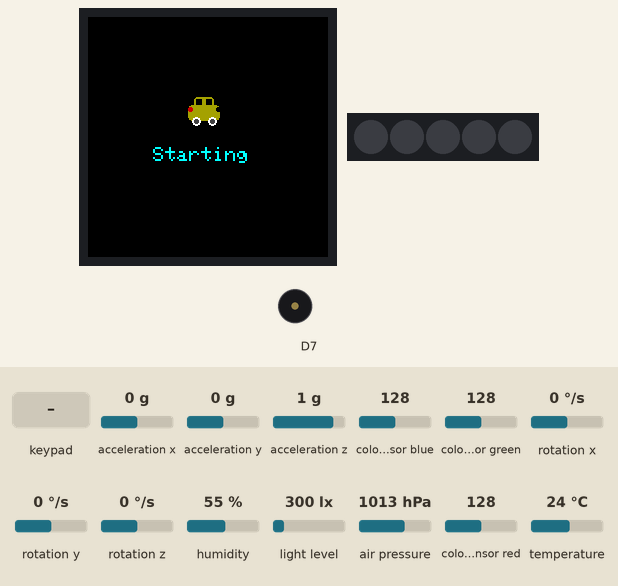
The sketch below on a simulated Arduino MKR. On the bench: 240×240 colour display, 5 RGB LEDs in strip order, left to right, buzzer (waves = sounding). The inputs (shaded band) are chosen by the test bench; at power-on: acceleration x 0 g, acceleration y 0 g, acceleration z 1 g, colour sensor blue 128, colour sensor green 128, rotation x 0 °/s, rotation y 0 °/s, rotation z 0 °/s, humidity 55 %, light level 300 lx, air pressure 1013 hPa, colour sensor red 128, temperature 24 °C. WiFi joins after 1.5 s; servers stay silent unless stated; network time is answered at once with the bench clock; uploads are accepted with an empty reply; the local clock reads 2024-03-15 10:24:30 at power-on unless the sketch sets it; random numbers use the default seed unless the sketch sets one; what the sketch prints to the serial monitor is not drawn.

Above: at 3.2 s.
At 13.6 s:
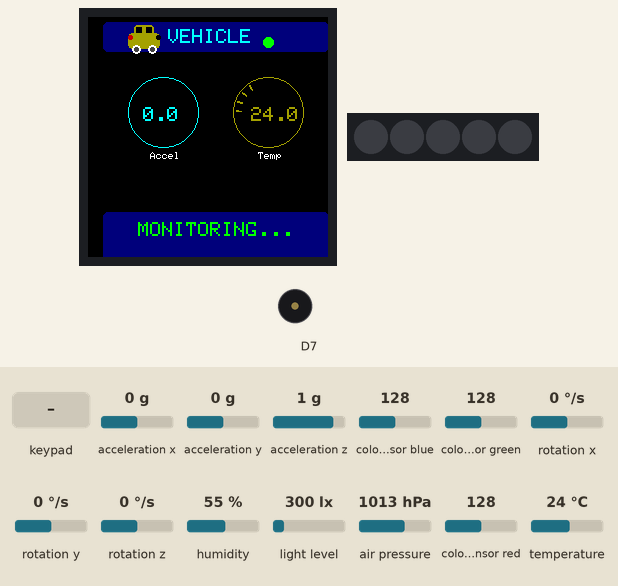
13.7 s: acceleration x set to -0.3 g
15.2 s: acceleration x set to -0.6 g
At 17.09 s:
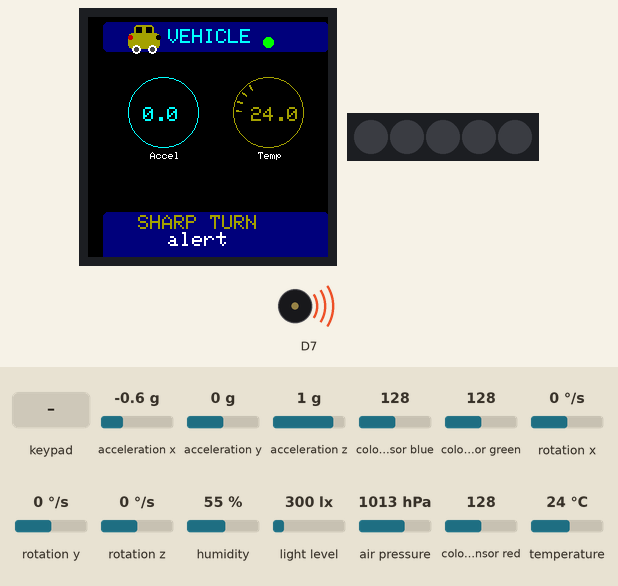
17.3 s: keypad keys 1 2 3 4 pressed 0.4 s apart
At 22.0 s:
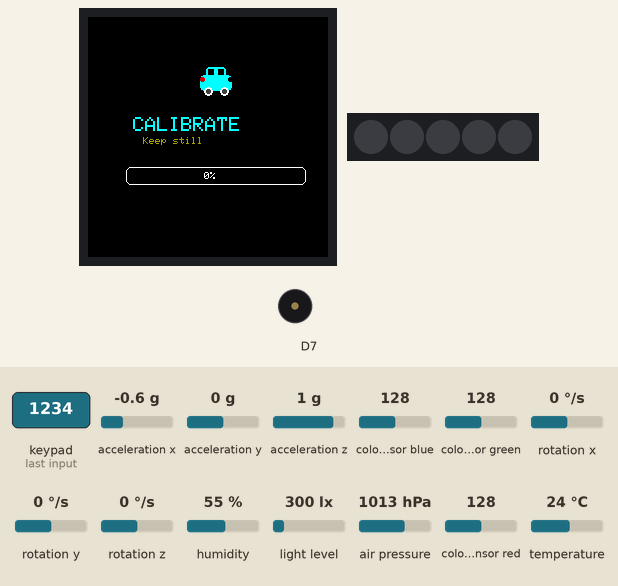
25.3 s: acceleration y set to -1.4 g
28.3 s: acceleration y set to -0.8 g
At 28.58 s:
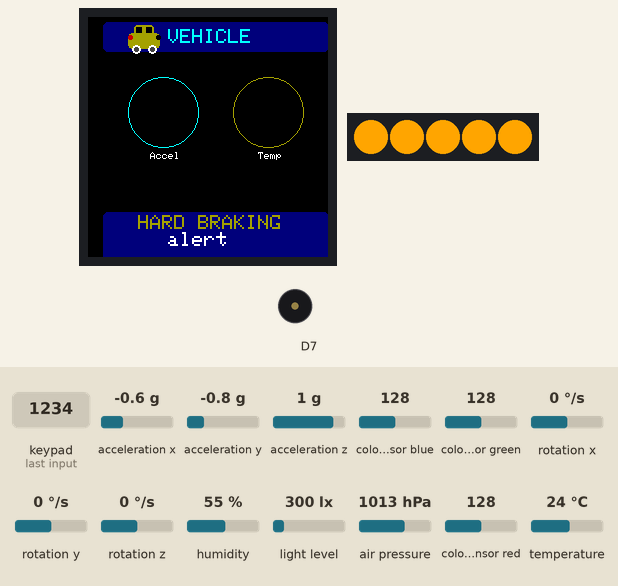
30.3 s: acceleration y set to 0.8 g
At 33.6 s:
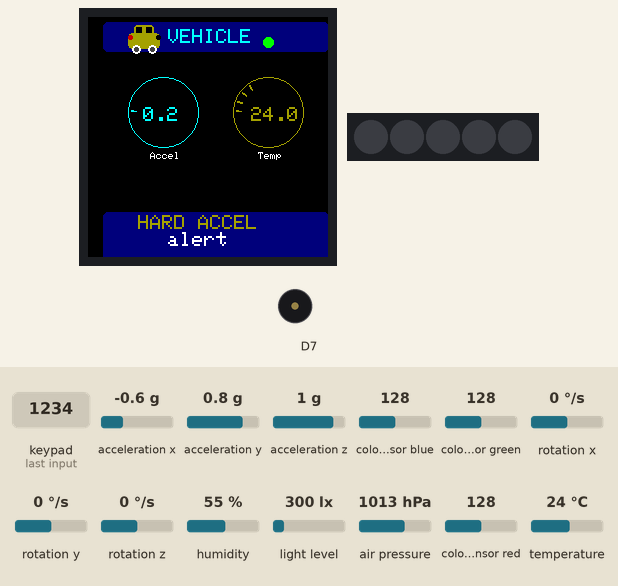
Timing chart, 0 to 38.2 s (numbered marks = the images above; inputs shaded):
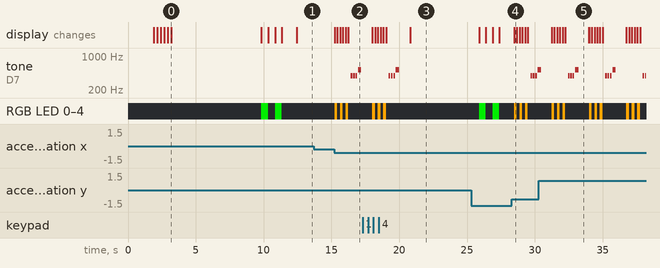

Measured:
- the behaviour switches between -0.4 and -0.5 g on acceleration x (found by bisection; images 1 and 2)
- after the input at 13.7 s, every drawn part: stays the same
- after the input at 15.2 s, tone on D7: plays 392 Hz for 0.13 s, 392 Hz for 0.13 s, 392 Hz for 0.13 s, 523 Hz for 0.25 s, starting after 1.2 s; RGB LED 0–4: alternates RGB(255, 165, 0) for 0.20 s and off for 0.20 s, 6 changes in all, then stays off, starting at once; the display: first changes at once (image 2 shows a later state)
- what the display in image 0 shows lasts 6.6 s, from 3.2 s to 9.8 s

The sketch:

saveVehicle.ino
```cpp
#include <Arduino_MKRIoTCarrier.h>
#include "WiFiManager.h"
#include "Config.h"
#include "DisplayManager.h"
#include "AlertManager.h"
#include "VehicleMonitor.h"

MKRIoTCarrier carrier;
DisplayManager displayManager(carrier);
AlertManager alertManager(carrier, displayManager);
VehicleMonitor vehicleMonitor(carrier, alertManager);

bool systemReady = false;
unsigned long lastTelemetry = 0;
unsigned long lastSample = 0;
WiFiManager wifiManager(WIFI_SSID, WIFI_PASSWORD);

void setup()
{
  //  CARRIER_CASE = true;
  Serial.begin(9600);

  Serial.println("=== Vehicle Driving Quality Monitor ===");
  Serial.println("Initializing Arduino Opla IoT Carrier...");

  // Initialize carrier
  if (!carrier.begin())
  {
    Serial.println("ERROR: Carrier not connected, check connections");
    while (1)
      ;
  }

  // Connect to WiFi before any network operations
  Serial.print("Connecting to WiFi...");
  wifiManager.begin();
  int wifiTimeout = 20000; // 20s timeout
  unsigned long wifiStart = millis();
  while (!wifiManager.isConnected() && millis() - wifiStart < wifiTimeout)
  {
    delay(500);
    Serial.print(".");
  }
  if (wifiManager.isConnected())
  {
    Serial.println("Connected!");
    Serial.print("IP: ");
    Serial.println(WiFi.localIP());
  }
  else
  {
    Serial.println("WiFi connection failed!");
    // Optionally halt or continue in offline mode
  }

  // Initialize display
  displayManager.begin();
  displayManager.animateBootSequence();

  // Calibrate sensors
  vehicleMonitor.calibrateSensors();
  displayManager.flashLEDs(COLOR_GREEN, 2, 500);
  delay(500);

  // Draw initial UI (static elements + gauges)
  displayManager.drawInitialUI();

  systemReady = true;
  Serial.println("System ready for vehicle monitoring!");
}

void loop()
{
  if (!systemReady)
    return;

  unsigned long currentTime = millis();

  static unsigned long lastDrivingMonitor = 0;
  static unsigned long lastDisplayRefresh = 0;
  static unsigned long lastTempHumidity = 0;
  static VehicleData lastVehicleData;
  static float lastTemp = -1000;
  static float lastHumidity = -1000;
  static bool lastEventActive = false;

  // Check WiFi connectivity every loop and reconnect if needed
  wifiManager.ensureConnection();

  // Monitor driving status every 100ms
  if (currentTime - lastDrivingMonitor >= 100)
  {
    vehicleMonitor.readSensors();
    vehicleMonitor.detectVehicleEvents();
    VehicleData data = vehicleMonitor.getSensorData();
    lastVehicleData = data;
    lastDrivingMonitor = currentTime;
  }

  // Update display efficiently every 200ms (partial updates only)
  if (currentTime - lastDisplayRefresh >= 200)
  {
    // Update acceleration gauge
    displayManager.updateAccelGauge(
        lastVehicleData.accel_x,
        lastVehicleData.accel_y,
        lastVehicleData.accel_z);

    // Update temperature gauge
    if (lastTemp == -1000)
    {
      lastTemp = carrier.Env.readTemperature();
    }
    displayManager.updateTempGauge(lastTemp);

    // Update connection status indicators
    displayManager.updateConnectionStatus(
        WiFi.status() == WL_CONNECTED,
        false);

    lastDisplayRefresh = currentTime;

    // Handle event indicators
    if (vehicleMonitor.isWarningActive())
    {
      if (!lastEventActive)
      {
        lastEventActive = true;
      }

      if (millis() > vehicleMonitor.getWarningEndTime())
      {
        vehicleMonitor.clearWarning();
        displayManager.clearEventIndicator();
        lastEventActive = false;
      }
    }
    else if (lastEventActive)
    {
      displayManager.clearEventIndicator();
      lastEventActive = false;
    }
  }

  // Check for button press for manual calibration
  carrier.Buttons.update();

  if (carrier.Buttons.onTouchDown(TOUCH2))
  {
    Serial.println("Manual recalibration initiated...");
    displayManager.showCalibrationProgress(0);
    vehicleMonitor.calibrateSensors();
    displayManager.flashLEDs(COLOR_GREEN, 2, 500);
    delay(500);
    // Redraw UI after calibration
    displayManager.drawInitialUI();
  }
}
```

AlertManager.cpp
```cpp
/**
 * AlertManager.cpp
 * Implementation of alert notifications
 */

#include "AlertManager.h"

AlertManager::AlertManager(MKRIoTCarrier& carrier, DisplayManager& display)
  : carrier(carrier), display(display) {
}

// Refactored: Accept sensor data and send alert in one call
#include "WiFiManager.h"
#include <WiFiNINA.h>
#include <ArduinoHttpClient.h>
#include <NTPClient.h>
#include <WiFiUdp.h>
#include <TimeLib.h>

void AlertManager::triggerAlert(String eventType, String level, const VehicleData &data)
{
  Serial.println("ALERT: " + eventType + " (" + level + ")");

  // Show alert indicator in bottom bar (doesn't reset UI)
  display.updateEventIndicator(eventType, level);

  // Play LED pattern
  playLEDPattern(level);

  // Play audio alert
  playWarningTone();

  // Send sensor data to remote URL
  sendAlertData(data, eventType, level);
}

void AlertManager::playLEDPattern(String level) {
  uint32_t alertColor = (level == "critical") ? COLOR_RED : COLOR_ORANGE;

  for (int i = 0; i < 3; i++) {
    carrier.leds.fill(alertColor, 0, 5);
    carrier.leds.show();
    delay(200);
    carrier.leds.fill(0, 0, 5);
    carrier.leds.show();
    delay(200);
  }
}

void AlertManager::playWarningTone()
{
  int warningTone[] = {NOTE_G4, NOTE_G4, NOTE_G4, NOTE_C5};
  int warningDurations[] = {8, 8, 8, 4};

  for (int i = 0; i < 4; i++)
  {
    int duration = 1000 / warningDurations[i];
    carrier.Buzzer.sound(warningTone[i]);
    delay(duration);
    carrier.Buzzer.noSound();
    delay(50);
  }
}

// Send sensor data to remote URL as JSON
void AlertManager::sendAlertData(const VehicleData &data, const String &eventType, const String &level)
{
  // Use server and URL from Config.h for best practice
  extern const char *URL;
  const int port = 443;
  String urlPath;
  String server;
  // Parse server and path from URL
  String urlStr = String(URL);
  int idx = urlStr.indexOf("/", 8); // after https://
  if (idx > 0)
  {
    server = urlStr.substring(8, idx); // skip https://
    urlPath = urlStr.substring(idx);
  }
  else
  {
    server = urlStr.substring(8);
    urlPath = "/";
  }

  // Get real-world UTC time from NTP
  static WiFiUDP ntpUDP;
  static NTPClient timeClient(ntpUDP, "pool.ntp.org", 0, 60000); // UTC, update every 60s
  if (!timeClient.isTimeSet())
  {
    timeClient.begin();
    timeClient.update();
  }
  else
  {
    timeClient.update();
  }
  unsigned long epochTime = timeClient.getEpochTime();
  setTime(epochTime); // Set TimeLib to NTP time
  char isoTime[25];
  snprintf(isoTime, sizeof(isoTime), "%04d-%02d-%02dT%02d:%02d:%02dZ",
           year(), month(), day(), hour(), minute(), second());
  String timestamp = String(isoTime);

  String jsonPayload = "{";
  jsonPayload += "\"device_id\":\"" + String(DEVICE_ID) + "\",";
  jsonPayload += "\"event_type\":\"" + eventType + "\",";
  jsonPayload += "\"level\":\"" + level + "\",";
  jsonPayload += "\"timestamp\":\"" + timestamp + "\",";
  jsonPayload += "\"data\":{";
  jsonPayload += "\"accel_x\":" + String(data.accel_x, 3) + ",";
  jsonPayload += "\"accel_y\":" + String(data.accel_y, 3) + ",";
  jsonPayload += "\"accel_z\":" + String(data.accel_z, 3) + ",";
  jsonPayload += "\"gyro_x\":" + String(data.gyro_x, 3) + ",";
  jsonPayload += "\"gyro_y\":" + String(data.gyro_y, 3) + ",";
  jsonPayload += "\"gyro_z\":" + String(data.gyro_z, 3) + ",";
  jsonPayload += "\"temperature\":" + String(data.temperature, 2) + ",";
  jsonPayload += "\"humidity\":" + String(data.humidity, 2) + ",";
  jsonPayload += "\"pressure\":" + String(data.pressure, 2) + ",";
  jsonPayload += "\"mic_level\":" + String(data.mic_level, 2) + ",";
  jsonPayload += "\"light_level\":" + String(data.light_level);
  jsonPayload += "}}";

  // Send with one retry on failure
  const int maxAttempts = 2;
  int attempt = 0;
  int statusCode = -1;
  String response;

  extern WiFiManager wifiManager;
  while (attempt < maxAttempts)
  {
    // Use WiFiManager to ensure connection
    if (!wifiManager.ensureConnection())
    {
      Serial.println("[AlertManager] WiFi reconnect failed. Skipping alert POST.");
      statusCode = -3;
      break;
    }
    Serial.print("[AlertManager] WiFi RSSI: ");
    Serial.println(WiFi.RSSI());

    // Reinitialize client and http for each attempt
    WiFiSSLClient client;
    HttpClient http(client, server, port);

    attempt++;
    http.beginRequest();
    http.post(urlPath, "application/json", jsonPayload);
    http.endRequest();

    statusCode = http.responseStatusCode();
    response = http.responseBody();

    // Explicitly close HTTP and SSL client after each POST
    http.stop();
    client.stop();
    delay(500); // short delay to release resources

    if (statusCode >= 200 && statusCode < 300)
      break; // success
    Serial.print("Alert POST failed (attempt ");
    Serial.print(attempt);
    Serial.print(") status=");
    Serial.println(statusCode);
    delay(200); // short backoff
  }

  Serial.print("Alert data sent. Status: ");
  Serial.println(statusCode);
  Serial.print("Response: ");
  Serial.println(response);

  // Check if response contains "stop" command
  if (response.indexOf("stop") >= 0 || response.indexOf("STOP") >= 0) {
    Serial.println("[AlertManager] CRITICAL: Stop command received from cloud!");
    triggerCriticalStopWarning();
  }
}

void AlertManager::triggerCriticalStopWarning() {
  Serial.println("[AlertManager] Executing critical stop warning sequence...");

  // Show critical warning on display
  display.showCriticalStopWarning();

  // Critical LED pattern - rapid red flashing
  uint32_t criticalColor = COLOR_RED;

  // Play critical warning tone and LED pattern for 5 seconds
  unsigned long startTime = millis();
  unsigned long duration = 5000; // 5 seconds

  while (millis() - startTime < duration) {
    // Rapid LED flashing (every 200ms)
    carrier.leds.fill(criticalColor, 0, 5);
    carrier.leds.show();

    // Critical alarm tone - high pitch, urgent
    carrier.Buzzer.sound(NOTE_A5); // High pitch note
    delay(100);
    carrier.Buzzer.noSound();

    // Turn off LEDs briefly
    carrier.leds.fill(0, 0, 5);
    carrier.leds.show();
    delay(100);

    // Second beep in the pattern
    carrier.Buzzer.sound(NOTE_A5);
    delay(100);
    carrier.Buzzer.noSound();
    delay(100);

    // Check if 5 seconds have passed
    if (millis() - startTime >= duration) break;
  }

  // Turn off all alerts
  carrier.leds.fill(0, 0, 5);
  carrier.leds.show();
  carrier.Buzzer.noSound();

  Serial.println("[AlertManager] Critical warning sequence complete. Reloading normal UI...");

  // Reload normal monitoring UI
  display.drawInitialUI();

  Serial.println("[AlertManager] Normal monitoring mode restored.");
}
```

AlertManager.h
```cpp
/**
 * AlertManager.h
 * Handles alert notifications (visual, audio, etc.)
 */

#ifndef ALERT_MANAGER_H
#define ALERT_MANAGER_H

#include <Arduino.h>
#include <Arduino_MKRIoTCarrier.h>
#include "Config.h"
#include "DisplayManager.h"
#include "pitches.h"

class AlertManager
{
public:
  AlertManager(MKRIoTCarrier &carrier, DisplayManager &display);

  // Refactored: Accept sensor data and send alert in one call
  void triggerAlert(String eventType, String level, const VehicleData &data);

  // Handle critical stop warning from cloud response
  void triggerCriticalStopWarning();

private:
  MKRIoTCarrier& carrier;
  DisplayManager& display;

  void playWarningTone();
  void playLEDPattern(String level);
  void sendAlertData(const VehicleData &data, const String &eventType, const String &level);
};

#endif // ALERT_MANAGER_H
```

DisplayManager.h
```cpp
/**
 * DisplayManager.h
 * Handles all display and LED operations
 */

#ifndef DISPLAY_MANAGER_H
#define DISPLAY_MANAGER_H

#include <Arduino.h>
#include <Arduino_MKRIoTCarrier.h>
#include "Config.h"

class DisplayManager {
public:
  DisplayManager(MKRIoTCarrier& carrier);
  void begin();
  void showInitializing();
  void showCalibrating(int progress);
  void showSystemStatus(bool wifiConnected, bool calibrationComplete);
  void showMonitoringStatus(const VehicleData& data, const Thresholds& thresholds,
                            bool wifiConnected, bool mqttConnected, bool systemReady);
  void showAlert(String eventType, String level);
  void showCriticalStopWarning();
  void updateStatusLED(bool systemReady, bool wifiConnected);
  void setLEDColor(uint32_t color);
  void clearLEDs();
  void flashLEDs(uint32_t color, int times, int delayMs);

  // Enhanced UI methods - efficient partial updates
  void drawInitialUI();
  void updateAccelGauge(float x, float y, float z);
  void updateTempGauge(float temp);
  void updateSensorValues(const VehicleData &data);
  void updateConnectionStatus(bool wifiConnected, bool mqttConnected);
  void updateEventIndicator(const String &eventType, const String &level);
  void clearEventIndicator();

  // Boot and calibration
  void animateBootSequence();
  void showCalibrationProgress(int progress);

  // Helper drawing functions
  void drawCarIcon(int x, int y, uint16_t color);
  void drawProgressBar(int y, int progress, uint16_t color);
  void drawGauge(int centerX, int centerY, int radius, float value, float maxValue, uint16_t color);
  void drawStaticUI();

private:
  MKRIoTCarrier& carrier;
  // Cache last values to avoid unnecessary redraws
  float lastAccelMagnitude = -1;
  float lastTemp = -999;
  float lastHumidity = -999;
  float lastPressure = -999;
  bool lastWifiStatus = false;
  bool lastMqttStatus = false;
};

#endif // DISPLAY_MANAGER_H
```

VehicleMonitor.h
```cpp
/**
 * VehicleMonitor.h
 * Core vehicle monitoring logic
 */

#ifndef VEHICLE_MONITOR_H
#define VEHICLE_MONITOR_H

#include <Arduino.h>
#include <Arduino_MKRIoTCarrier.h>
#include "Config.h"
// ...existing code...
#include "AlertManager.h"

class VehicleMonitor {
public:
  VehicleMonitor(MKRIoTCarrier &carrier, AlertManager &alert);

  void calibrateSensors();
  void readSensors();
  void detectVehicleEvents();

  VehicleData getSensorData() const { return sensorData; }
  Thresholds& getThresholds() { return thresholds; }
  bool isCalibrationComplete() const { return calibration.complete; }
  bool isWarningActive() const { return warningActive; }
  String getLastWarningType() const { return lastWarningType; }
  String getLastWarningLevel() const { return lastWarningLevel; }
  unsigned long getWarningEndTime() const { return warningEndTime; }
  void clearWarning() { warningActive = false; lastWarningType = ""; lastWarningLevel = ""; }

private:
  MKRIoTCarrier &carrier;
  AlertManager& alert;

  VehicleData sensorData;
  Thresholds thresholds;
  CalibrationData calibration;

  bool warningActive = false;
  unsigned long warningEndTime = 0;
  String lastWarningType = "";
  String lastWarningLevel = "";
};

#endif // VEHICLE_MONITOR_H
```

WiFiManager.cpp
```cpp
#include "WiFiManager.h"

WiFiManager::WiFiManager(const char* ssid, const char* password)
    : _ssid(ssid), _password(password) {}

void WiFiManager::begin() {
    WiFi.begin(_ssid, _password);
}

bool WiFiManager::isConnected() {
    return WiFi.status() == WL_CONNECTED;
}

bool WiFiManager::ensureConnection() {
    if (isConnected()) {
        return true;
    }
    WiFi.disconnect();
    WiFi.begin(_ssid, _password);
    unsigned long wifiStart = millis();
    int wifiTimeout = 10000;
    while (!isConnected() && millis() - wifiStart < wifiTimeout) {
        delay(500);
    }
    return isConnected();
}
```

WiFiManager.h
```cpp
#ifndef WIFI_MANAGER_H
#define WIFI_MANAGER_H

#include <WiFi.h>

class WiFiManager {
public:
    WiFiManager(const char* ssid, const char* password);
    void begin();
    bool isConnected();
    bool ensureConnection();
private:
    const char* _ssid;
    const char* _password;
};

#endif // WIFI_MANAGER_H
```

pitches.h
```cpp
/*************************************************
   Public Constants
 *************************************************/

#define NOTE_B0  31
#define NOTE_C1  33
#define NOTE_CS1 35
#define NOTE_D1  37
#define NOTE_DS1 39
#define NOTE_E1  41
#define NOTE_F1  44
#define NOTE_FS1 46
#define NOTE_G1  49
#define NOTE_GS1 52
#define NOTE_A1  55
#define NOTE_AS1 58
#define NOTE_B1  62
#define NOTE_C2  65
#define NOTE_CS2 69
#define NOTE_D2  73
#define NOTE_DS2 78
#define NOTE_E2  82
#define NOTE_F2  87
#define NOTE_FS2 93
#define NOTE_G2  98
#define NOTE_GS2 104
#define NOTE_A2  110
#define NOTE_AS2 117
#define NOTE_B2  123
#define NOTE_C3  131
#define NOTE_CS3 139
#define NOTE_D3  147
#define NOTE_DS3 156
#define NOTE_E3  165
#define NOTE_F3  175
#define NOTE_FS3 185
#define NOTE_G3  196
#define NOTE_GS3 208
#define NOTE_A3  220
#define NOTE_AS3 233
#define NOTE_B3  247
#define NOTE_C4  262
#define NOTE_CS4 277
#define NOTE_D4  294
#define NOTE_DS4 311
#define NOTE_E4  330
#define NOTE_F4  349
#define NOTE_FS4 370
#define NOTE_G4  392
#define NOTE_GS4 415
#define NOTE_A4  440
#define NOTE_AS4 466
#define NOTE_B4  494
#define NOTE_C5  523
#define NOTE_CS5 554
#define NOTE_D5  587
#define NOTE_DS5 622
#define NOTE_E5  659
#define NOTE_F5  698
#define NOTE_FS5 740
#define NOTE_G5  784
#define NOTE_GS5 831
#define NOTE_A5  880
#define NOTE_AS5 932
#define NOTE_B5  988
#define NOTE_C6  1047
#define NOTE_CS6 1109
#define NOTE_D6  1175
#define NOTE_DS6 1245
#define NOTE_E6  1319
#define NOTE_F6  1397
#define NOTE_FS6 1480
#define NOTE_G6  1568
#define NOTE_GS6 1661
#define NOTE_A6  1760
#define NOTE_AS6 1865
#define NOTE_B6  1976
#define NOTE_C7  2093
#define NOTE_CS7 2217
#define NOTE_D7  2349
#define NOTE_DS7 2489
#define NOTE_E7  2637
#define NOTE_F7  2794
#define NOTE_FS7 2960
#define NOTE_G7  3136
#define NOTE_GS7 3322
#define NOTE_A7  3520
#define NOTE_AS7 3729
#define NOTE_B7  3951
#define NOTE_C8  4186
#define NOTE_CS8 4435
#define NOTE_D8  4699
#define NOTE_DS8 4978
```

ConfigDraft.cpp
```cpp
// Config.cpp
// Definitions for global configuration variables

#include "Config.h"

const char *WIFI_SSID = "xxx";
const char *WIFI_PASSWORD = "xxx";

const char* DEVICE_ID = "vehicle-1";

const char* URL = "https://wvnlo3ttu6.execute-api.eu-north-1.amazonaws.com/vehicle/events";
```

Source omitted: DisplayManager.cpp (14212 bytes), VehicleMonitor.cpp (5011 bytes), Config.h (2593 bytes)
